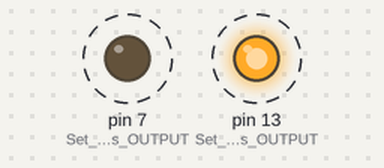
Bench run of a sketch on a simulated Arduino Uno, built with avr-gcc and run on an emulated ATmega328P. Parts: output pins drawn as LEDs (lit = HIGH). Dashed ring = blinking.

Above: at 0.7 s.
Timing chart, 0 to 5.8 s (numbered marks = the images above):
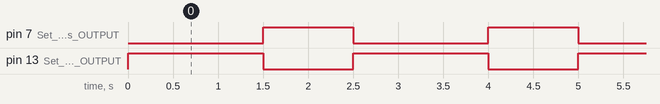

The sketch:

blinking_two_led1.ino
```cpp
void setup ()
{
  pinMode(13, OUTPUT);  // Set pin 13 as OUTPUT
  pinMode(7, OUTPUT);   // Set pin 7 as OUTPUT
}

void loop ()
{
  digitalWrite(13, HIGH);  // Turn the LED on pin 13 on
  digitalWrite(7, LOW);    // Turn the LED on pin 7 off
  delay(1500);             // Wait for 1.5 seconds

  digitalWrite(13, LOW);   // Turn the LED on pin 13 off
  digitalWrite(7, HIGH);   // Turn the LED on pin 7 on
  delay(1000);             // Wait for 1 second
}
```

Measured:
- by itself, pin 7 (Set_pin_7_as_OUTPUT): alternates HIGH for 1.0 s and LOW for 1.5 s
- by itself, pin 13 (Set_pin_13_as_OUTPUT): alternates HIGH for 1.5 s and LOW for 1.0 s
